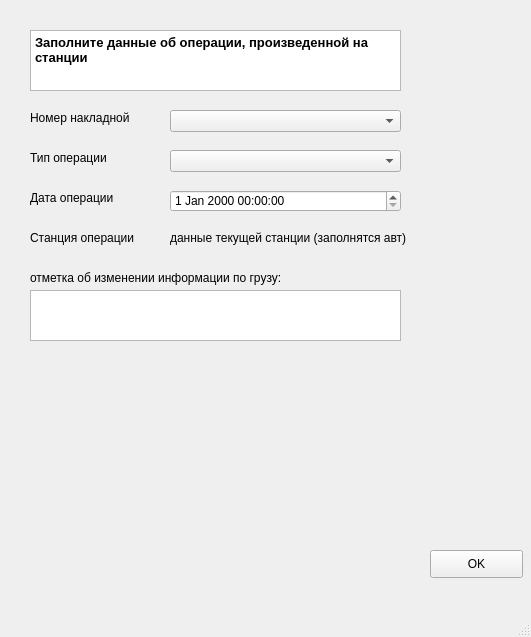
<?xml version="1.0" encoding="UTF-8"?>
<ui version="4.0">
 <class>MainWindow</class>
 <widget class="QMainWindow" name="MainWindow">
  <property name="geometry">
   <rect>
    <x>0</x>
    <y>0</y>
    <width>531</width>
    <height>637</height>
   </rect>
  </property>
  <property name="windowTitle">
   <string>операция на станции</string>
  </property>
  <widget class="QWidget" name="centralwidget">
   <widget class="QLabel" name="label">
    <property name="geometry">
     <rect>
      <x>30</x>
      <y>110</y>
      <width>111</width>
      <height>16</height>
     </rect>
    </property>
    <property name="text">
     <string>Номер накладной</string>
    </property>
   </widget>
   <widget class="QLabel" name="label_9">
    <property name="geometry">
     <rect>
      <x>30</x>
      <y>150</y>
      <width>91</width>
      <height>16</height>
     </rect>
    </property>
    <property name="text">
     <string>Тип операции</string>
    </property>
   </widget>
   <widget class="QDateTimeEdit" name="dateTimeEdit">
    <property name="geometry">
     <rect>
      <x>170</x>
      <y>190</y>
      <width>231</width>
      <height>22</height>
     </rect>
    </property>
   </widget>
   <widget class="QLabel" name="label_10">
    <property name="geometry">
     <rect>
      <x>30</x>
      <y>190</y>
      <width>111</width>
      <height>16</height>
     </rect>
    </property>
    <property name="text">
     <string>Дата операции</string>
    </property>
   </widget>
   <widget class="QComboBox" name="TypeOp">
    <property name="geometry">
     <rect>
      <x>170</x>
      <y>150</y>
      <width>231</width>
      <height>22</height>
     </rect>
    </property>
   </widget>
   <widget class="QLabel" name="label_3">
    <property name="geometry">
     <rect>
      <x>30</x>
      <y>230</y>
      <width>111</width>
      <height>16</height>
     </rect>
    </property>
    <property name="text">
     <string>Станция операции</string>
    </property>
   </widget>
   <widget class="QLabel" name="label_13">
    <property name="geometry">
     <rect>
      <x>170</x>
      <y>230</y>
      <width>311</width>
      <height>16</height>
     </rect>
    </property>
    <property name="text">
     <string>данные текущей станции (заполнятся авт)</string>
    </property>
   </widget>
   <widget class="QTextBrowser" name="textBrowser">
    <property name="geometry">
     <rect>
      <x>30</x>
      <y>30</y>
      <width>371</width>
      <height>61</height>
     </rect>
    </property>
    <property name="html">
     <string>&lt;!DOCTYPE HTML PUBLIC &quot;-//W3C//DTD HTML 4.0//EN&quot; &quot;http://www.w3.org/TR/REC-html40/strict.dtd&quot;&gt;
&lt;html&gt;&lt;head&gt;&lt;meta name=&quot;qrichtext&quot; content=&quot;1&quot; /&gt;&lt;style type=&quot;text/css&quot;&gt;
p, li { white-space: pre-wrap; }
&lt;/style&gt;&lt;/head&gt;&lt;body style=&quot; font-family:'MS Shell Dlg 2'; font-size:7.8pt; font-weight:400; font-style:normal;&quot;&gt;
&lt;p style=&quot; margin-top:0px; margin-bottom:0px; margin-left:0px; margin-right:0px; -qt-block-indent:0; text-indent:0px;&quot;&gt;&lt;span style=&quot; font-size:10pt; font-weight:600;&quot;&gt;Заполните данные об операции, произведенной на станции&lt;/span&gt;&lt;/p&gt;&lt;/body&gt;&lt;/html&gt;</string>
    </property>
   </widget>
   <widget class="QLabel" name="label_4">
    <property name="geometry">
     <rect>
      <x>30</x>
      <y>270</y>
      <width>271</width>
      <height>16</height>
     </rect>
    </property>
    <property name="text">
     <string>отметка об изменении информации по грузу:</string>
    </property>
   </widget>
   <widget class="QTextEdit" name="textEdit">
    <property name="geometry">
     <rect>
      <x>30</x>
      <y>290</y>
      <width>371</width>
      <height>51</height>
     </rect>
    </property>
   </widget>
   <widget class="QPushButton" name="pushButton">
    <property name="geometry">
     <rect>
      <x>430</x>
      <y>550</y>
      <width>93</width>
      <height>28</height>
     </rect>
    </property>
    <property name="text">
     <string>OK</string>
    </property>
   </widget>
   <widget class="QComboBox" name="Nnak">
    <property name="geometry">
     <rect>
      <x>170</x>
      <y>110</y>
      <width>231</width>
      <height>22</height>
     </rect>
    </property>
   </widget>
  </widget>
  <widget class="QMenuBar" name="menubar">
   <property name="geometry">
    <rect>
     <x>0</x>
     <y>0</y>
     <width>531</width>
     <height>26</height>
    </rect>
   </property>
  </widget>
  <widget class="QStatusBar" name="statusbar"/>
 </widget>
 <resources/>
 <connections/>
</ui>
